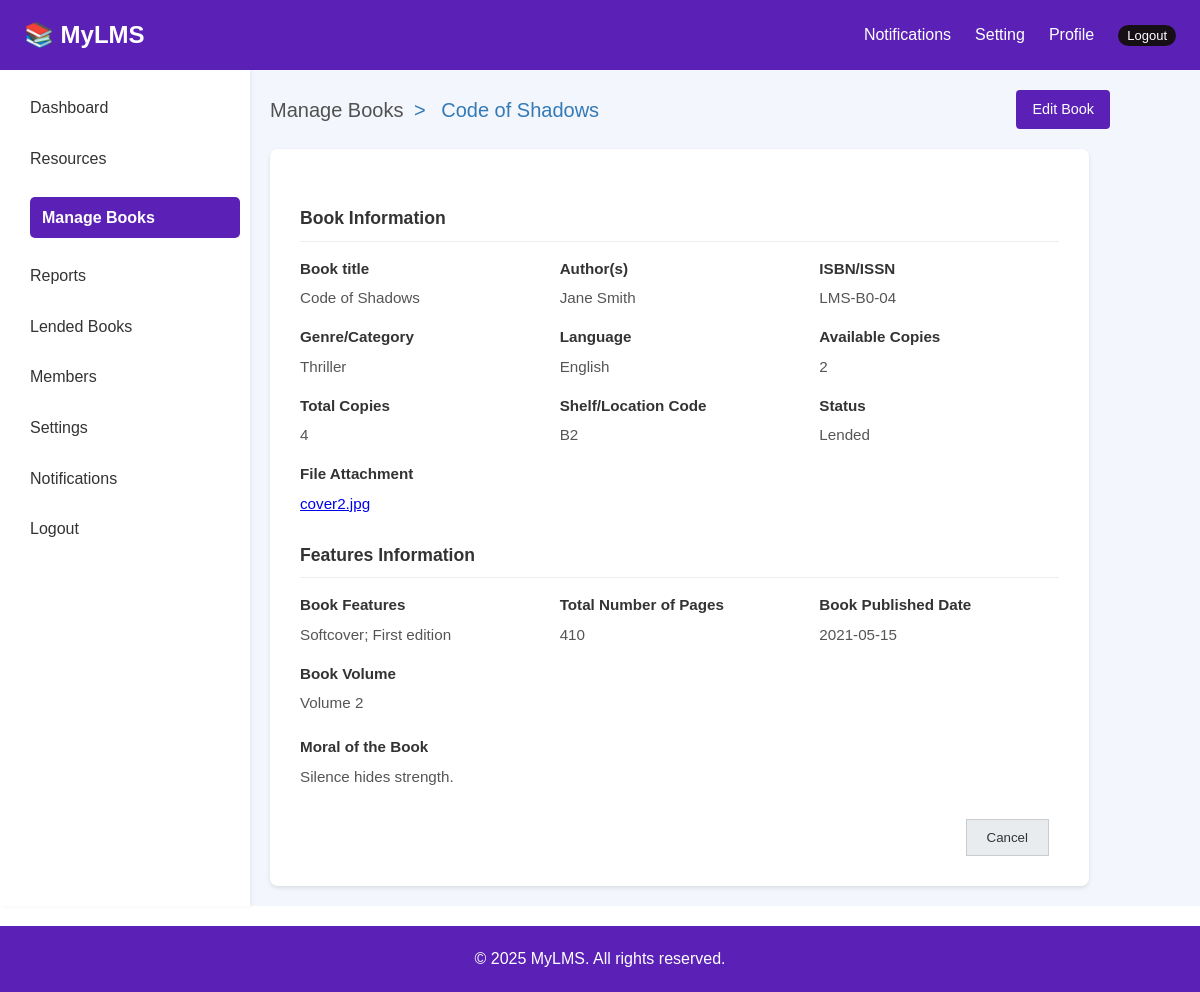
The app's page /admin/book_details.php?id=6 (signed in) with its own data.
### tables this page shows
CREATE TABLE `books` (
  `id` int NOT NULL,
  `isbn` varchar(20) NOT NULL,
  `title` varchar(255) NOT NULL,
  `author` varchar(100) DEFAULT NULL,
  `cover_image` varchar(225) DEFAULT NULL,
  `category` varchar(100) DEFAULT NULL,
  `language` varchar(50) DEFAULT NULL,
  `available_copies` int NOT NULL,
  `copies` int NOT NULL DEFAULT '1',
  `shelf_code` varchar(50) DEFAULT NULL,
  `status` enum('Available','Lended','Damaged') NOT NULL DEFAULT 'Available',
  `total_pages` int DEFAULT NULL,
  `features` text,
  `volume` text,
  `created_date` datetime NOT NULL DEFAULT CURRENT_TIMESTAMP,
  `publisher_name` int DEFAULT NULL,
  `published_date` date DEFAULT NULL,
  `moral` text
);

### admin/book_details.php (the view, shortened to what this page needs)
<?php
require_once '../includes/db.php';
$id = intval($_GET['id']);
$result = $conn->query("SELECT * FROM books WHERE id = $id");
$book = $result->fetch_assoc();
?>
<!DOCTYPE html>
<html lang="en">
<head>
    <link rel="stylesheet" href="../assets/css/style.css">
    <link rel="stylesheet" href="assets/css/admin.css">
    <link rel="stylesheet" href="assets/css/bookinfo.css">
</head>
<body>
    <?php include 'includes/header.php'; ?>
    <div class="body">
        <div class="sidebar">
            <?php include 'includes/sidebar.php'; ?>
        </div>
        <main class="main">
            <div class="header">
                <div class="breadcrumbs">
                    <a href="manage-books.php">Manage Books</a>
                    <span>></span>
                    <span><?= htmlspecialchars($book['title']) ?></span>
                </div>
                <a href="edit-book.php?id=<?= $book['id'] ?>" class="edit-button">Edit Book</a>
            </div>
            <div class="container">
                <div class="section-title">Book Information</div>
                <div class="info-grid">
                    <div class="info-item">
                        <strong>Book title</strong>
                        <?= htmlspecialchars($book['title']) ?>
                    </div>
                    <div class="info-item">
                        <strong>Author(s)</strong>
                        <?= htmlspecialchars($book['author']) ?>
                    </div>
                    <div class="info-item">
                        <strong>ISBN/ISSN</strong>
                        <?= htmlspecialchars($book['isbn']) ?>
                    </div>
                    <div class="info-item">
                        <strong>Genre/Category</strong>
                        <?= htmlspecialchars($book['category']) ?>
                    </div>
                    <div class="info-item">
                        <strong>Language</strong>
                        <?= htmlspecialchars($book['language']) ?>
                    </div>
                    <div class="info-item">
                        <strong>Available Copies</strong>
                        <?= htmlspecialchars($book['available_copies']) ?>
                    </div>
                    <div class="info-item">
                        <strong>Total Copies</strong>
                        <?= htmlspecialchars($book['copies']) ?>
                    </div>
                    <div class="info-item">
                        <strong>Shelf/Location Code</strong>
                        <?= htmlspecialchars($book['shelf_code']) ?>
                    </div>
                    <div class="info-item">
                        <strong>Status</strong>
                        <?= htmlspecialchars($book['status']) ?>
                    </div>
                    <div class="info-item">
                        <strong>File Attachment</strong>
                        <a href="#">
                            <?= htmlspecialchars($book['cover_image']) ?>
                        </a>
                    </div>
                </div>
                <div class="section-title">Features Information</div>
                <div class="info-grid">
                    <div class="info-item">
                        <strong>Book Features</strong>
                        <?= htmlspecialchars($book['features']) ?>
                    </div>
                    <div class="info-item">
                        <strong>Total Number of Pages</strong>
                        <?= htmlspecialchars($book['total_pages']) ?>
                    </div>
                    <div class="info-item">
                        <strong>Book Published Date</strong>
                        <?= htmlspecialchars($book['published_date']) ?>
                    </div>
                    <div class="info-item">
                        <strong>Book Volume</strong>
                        <?= htmlspecialchars($book['volume']) ?>
                    </div>
                </div>
                <div class="moral-of-book">
                    <strong>Moral of the Book</strong>
                    <?= htmlspecialchars($book['moral']) ?>
                </div>
                <div class="button-container">
                    <button onclick="location.replace('manage-books.php')" class="cancel-button">Cancel</button>
                </div>
            </div>
        </main>
    </div>
    <?php include 'includes/footer.php' ?>
</body>
</html>

### assets/css/style.css (style rules this page uses)
:root { --primary-color: #5b21b6; --secondary-color: #5F5F5F; --text-white: #FFFFFF; --text-black: #222222; --icon-color: #526B7A; --bg-dark-blue: #0A2540; --border-color: #E3E7EA; --bg-light: #FFFFFF; --card-title: #29343d; }
* { margin: 0; padding: 0; box-sizing: border-box; }
body { font-family: Arial, sans-serif; background: var(--bg-light); color: var(--text-black); line-height: 1.6; }

### admin/assets/css/admin.css (style rules this page uses)
* { margin: 0; padding: 0; box-sizing: border-box; font-family: Arial, sans-serif; }
.body { display: flex; min-height: 100vh; background-color: #f3f6fc; }
.breadcrumbs { font-size: 20px; color: #337ab7; }
.breadcrumbs a { color: #515151; text-decoration: none; }
.breadcrumbs span { margin: 0 5px; }
.sidebar { min-width: 250px; background-color: white; padding-top: 10px; box-shadow: 2px 0 5px rgba(0, 0, 0, 0.05); }
.main { flex: 1; padding: 20px; }

### admin/assets/css/bookinfo.css (style rules this page uses)
.container { background-color: #fff; border-radius: 8px; box-shadow: 0 2px 4px rgba(0, 0, 0, 0.1); padding: 30px; width: 90%; max-width: 960px; }
.header { display: flex; justify-content: space-between; align-items: center; margin-bottom: 20px; }
.breadcrumbs { font-size: 20px; color: #337ab7; }
.breadcrumbs a { color: #515151; text-decoration: none; }
.breadcrumbs span { margin: 0 5px; }
.edit-button { background-color: #5b21b6; margin-right: 70px; border-radius: 4px; cursor: pointer; font-size: 0.9em; transition: background-color 0.3s ease; display: inline-block; padding: 8px 16px; color: white; text-decoration: none; }
.section-title { color: #333; margin-top: 25px; margin-bottom: 15px; border-bottom: 1px solid #eee; padding-bottom: 8px; font-size: 1.1em; font-weight: bold; }
.info-grid { display: grid; grid-template-columns: repeat(auto-fit, minmax(200px, 1fr)); gap: 15px 20px; margin-bottom: 20px; }
.info-item { font-size: 0.95em; color: #555; }
.info-item strong { color: #333; display: block; margin-bottom: 5px; font-weight: bold; }
.moral-of-book { font-size: 0.95em; color: #555; margin-top: 20px; }
.moral-of-book strong { color: #333; display: block; margin-bottom: 5px; font-weight: bold; }
.button-container { display: flex; justify-content: flex-end; margin-top: 30px; }
.cancel-button { padding: 10px 20px; background-color: #e9ecef; color: #333; border: 1px solid #ccc; margin-right: 10px; }

### records on screen
books: title "Code of Shadows", author "Jane Smith", isbn "LMS-B0-04", category "Thriller", language "English", available_copies "2", copies "4", shelf_code "B2", status "Lended", cover_image "cover2.jpg", features "Softcover; First edition", total_pages "410", published_date "2021-05-15", volume "Volume 2", moral "Silence hides strength."
